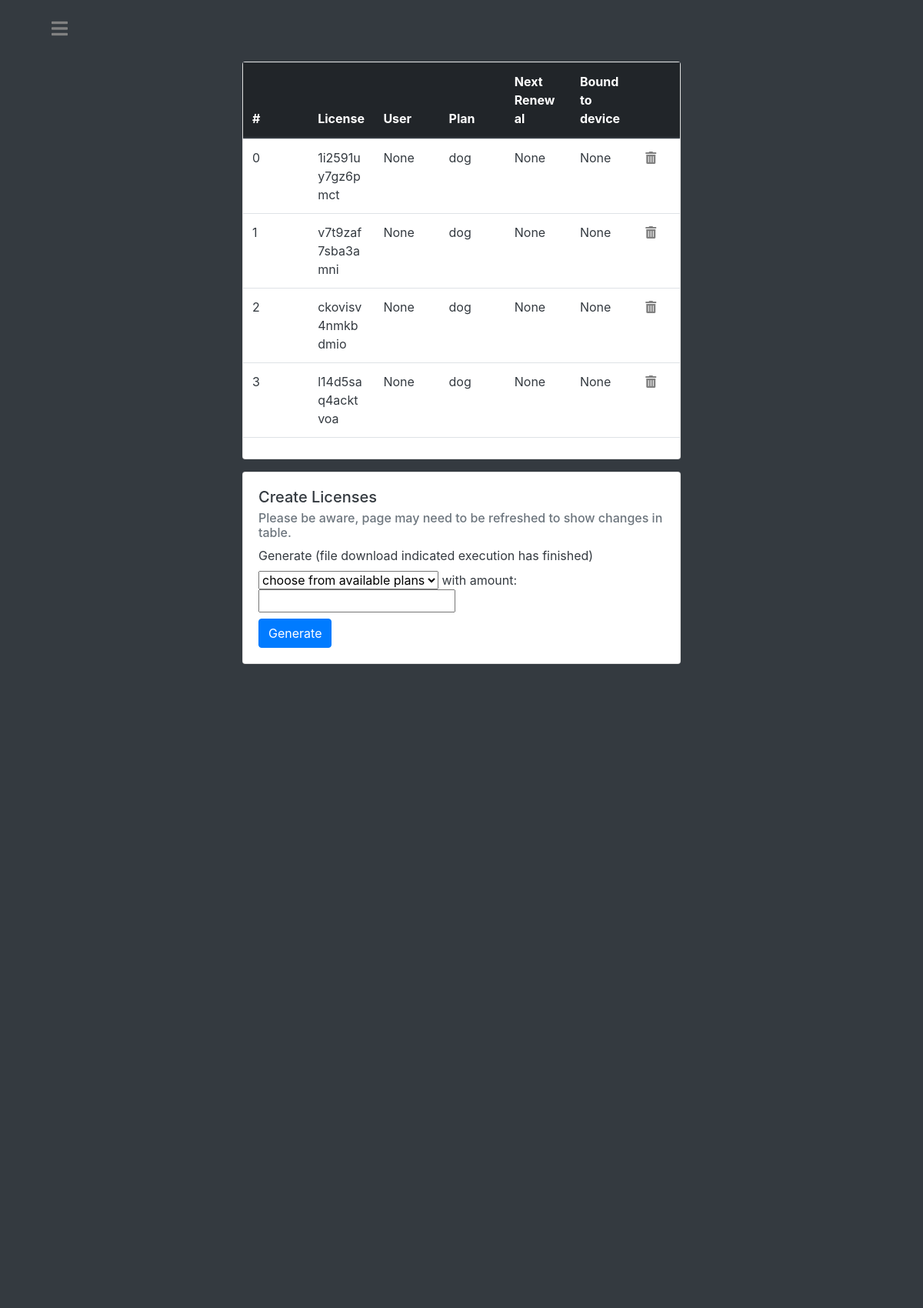
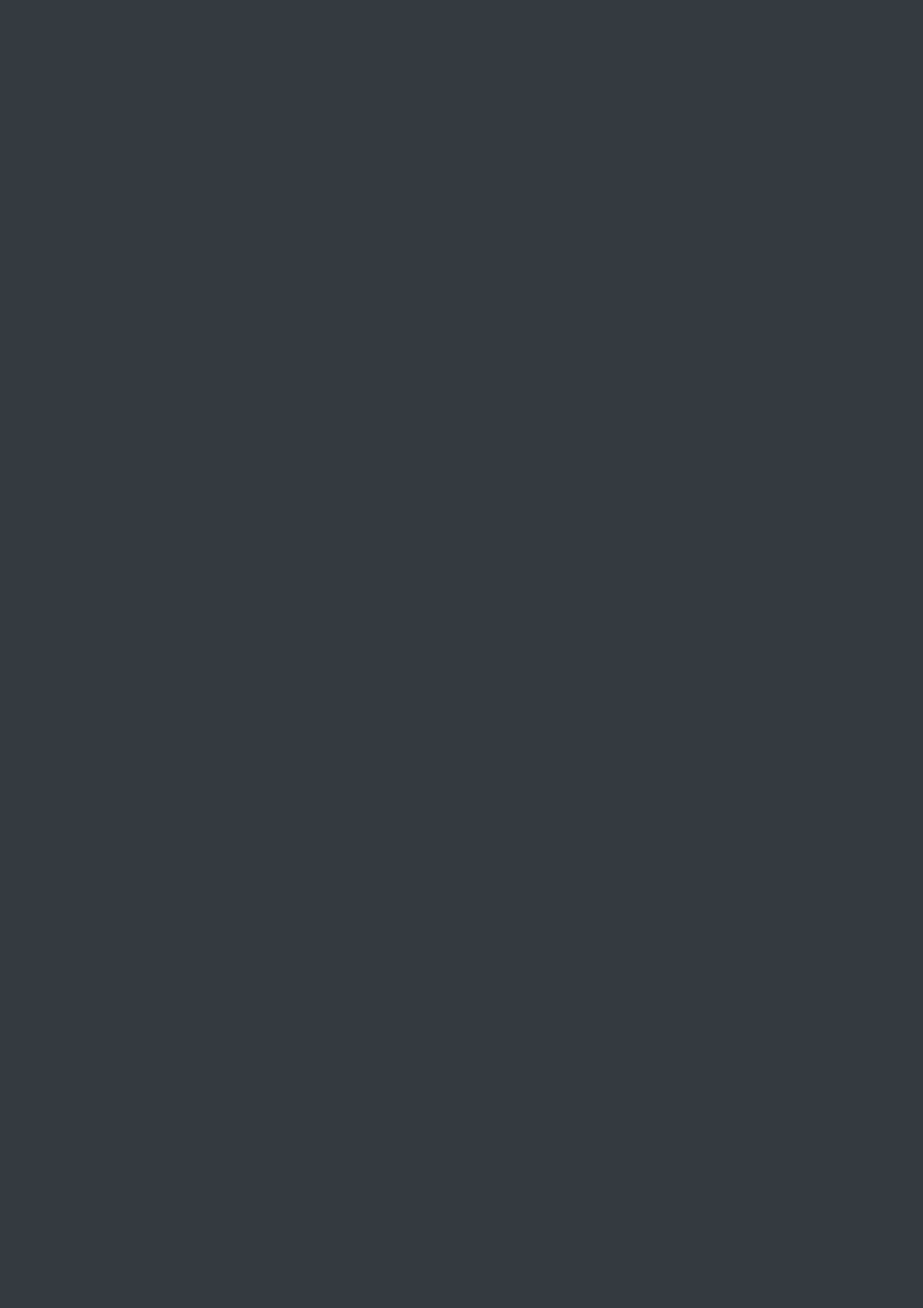
Page /admin/dashboard/licenses (signed in, upper part) on the committed database (2 pictures, top to bottom).
### tables this page shows
CREATE TABLE licenses (license text PRIMARY KEY, username text, boundToUser boolean, boundToDevice boolean, HWID string, devicename string, nextrenewal string, plan string, stripeSessionID string);

### main.py (the view, shortened to what this page needs)
@app.route("/admin/dashboard/licenses", methods=['GET', 'POST'])
@login_required
def adminlicenses():
    if current_user.getAdminPerms():
        db = Database()
        licenses = db.getAll('licenses')
        plans = db.getAll('plans')
        db.closeConnection()
        return render_template('adminlicenses.html', licenses=licenses, plans=plans)
    else:
        reason = f'Insufficient permissions.'
        return render_template('redirect.html', reason=reason)

### api.py (called while the page is built)
    def closeConnection(self):
        self.conn.close()
        return

    def getAll(self, dbname):
        self.c.execute(f'''SELECT * FROM {dbname}''')
        result = self.c.fetchall()
        return result

    def searchUsersByUsername(self, user):
        self.c.execute(f'''SELECT * FROM users WHERE username = ?''', (user,))
        result = self.c.fetchone()
        return result

### main.py (called while the page is built)
@login_manager.user_loader
def load_user(username):
    dbconnection = Database()
    result = dbconnection.searchUsersByUsername(username)
    dbconnection.closeConnection()
    if result:
        if result[5] == "FALSE":
            return User(result[0], result[1], result[2], result[3], result[4])
        else:
            return AdministativeUser(result[0], result[1], result[2], result[3], result[4])
    else:
        return None

    def getAdminPerms(self):
        return self.isadmin

### templates/adminlicenses.html (shortened to what this page needs)
<!DOCTYPE html>
<html lang="en">
<head>
    <link rel="stylesheet" href="https://use.fontawesome.com/releases/v5.0.8/css/all.css">
    <link rel="stylesheet" href="https://maxcdn.bootstrapcdn.com/bootstrap/4.0.0/css/bootstrap.min.css"
>
    <link rel= "stylesheet" type= "text/css" href= "{{ url_for('static',filename='styles/adminlicenses.css') }}">
</head>
<body class="bg-dark">
<div id="main" class="container-fluid h-10 bg-dark text-white">
    <div class="col-3 text-left">
        <div class="navbarbutton"><a href="#" onclick="openNav()"><i class="fas fa-bars"></i></a></div>
    </div>
</div>
<div class="container-fluid h-80 bg-dark text-white">
    <div class="row h-90">
        <div class="col-3 text-left">
        </div>
        <div class="col-md-6 text-left justify-content-center align-items-center">
            <div class="card">
                <table id="dbtable" class="table mb-3 px-2">
                    <thead class="thead-dark">
                    <tr class="clickable">
                        <th scope="col" onclick="sortTable2(0)">#</th>
                        <th scope="col" onclick="sortTable2(1)">License</th>
                        <th scope="col" onclick="sortTable2(2)">User</th>
                        <th scope="col" onclick="sortTable2(3)">Plan</th>
                        <th scope="col" onclick="sortTable2(4)">Next Renewal</th>
                        <th scope="col" onclick="sortTable2(5)">Bound to device</th>
                        <th scope="col" width="10%"></th>
                    </tr>
                    </thead>
                    <tbody>
                    {% for value in licenses %}
                    <tr class="tbody text-dark">
                        <td scope="row ">{{ licenses.index(value) }}</td>
                        <td>{{ value[0] }}</td>
                        {% if value[1] != None %}
                        <td>@{{ value[1] }}</td>
                        {% else %}
                        <td>{{ value[1] }}</td>
                        {% endif %}
                        <td>{{ value[7] }}</td>
                        <td>{{ value[6] }}</td>
                        <td>{{ value[5] }}</td>
                        <td width="10%"><form method="post"><button  id="delete" name="delete" type="submit" class="invisblebutton" value="{{ value[0] }}"><i class="fas fa-trash-alt"></i></button></form></td>
                    </tr>
                    {% endfor %}
                    </tbody>
                </table>
            </div>
            <div class="card mt-3 text-dark">
                <div class="card-body">
                <h5 class="card-title">Create Licenses</h5>
                <h6 class="card-subtitle mb-2 text-muted">Please be aware, page may need to be refreshed to show changes in table.</h6>
                    <label for="plan-select">Generate (file download indicated execution has finished)</label>
                    <form action="" method="post">
                        <select name="plans" id="plan-select" name="plan-select">
                            <option value="">choose from available plans</option>
                        </select>
                        with amount:
                        <input type="number" name="amount">
                        <br>
                        <button type="submit" class="btn btn-primary mt-2">Generate</button>
                    </form>
              </div>
            </div>
        </div>
        <div class="col-3"></div>
    </div>
</div>
</body>
</html>

### static/styles/adminlicenses.css (style rules this page uses)
body,html { height:100%; }
.h-90 { height:90%; }
.h-80 { height:80%; }
.h-10 { height:10%; }
.navbarbutton { font-size: 150%; color: #E5D4C0; position: fixed; }
.navbarbutton a { padding: 8px 8px 8px 32px; color: #818181; transition: 0.3s; }
.navbarbutton a:link { color: #818181; }
.invisblebutton { background: none!important; border: none; padding: 0!important; font-family: arial, sans-serif; color: #818181; text-decoration: underline; cursor: pointer; }
.clickable { cursor: pointer; }
table { width: 100%; }
thead, tbody tr { display: table; width: 100%; table-layout: fixed; }
tbody { display: block; overflow-y: auto; table-layout: fixed; max-height: 400px; }
#main { transition: margin-left .5s; padding: 20px; }

### rows in the picture
licenses: index "0", license "1i2591uy7gz6pmct", value "None", plan "dog"
licenses: index "1", license "v7t9zaf7sba3amni", value "None", plan "dog"
licenses: index "2", license "ckovisv4nmkbdmio", value "None", plan "dog"
licenses: index "3", license "l14d5saq4acktvoa", value "None", plan "dog"
